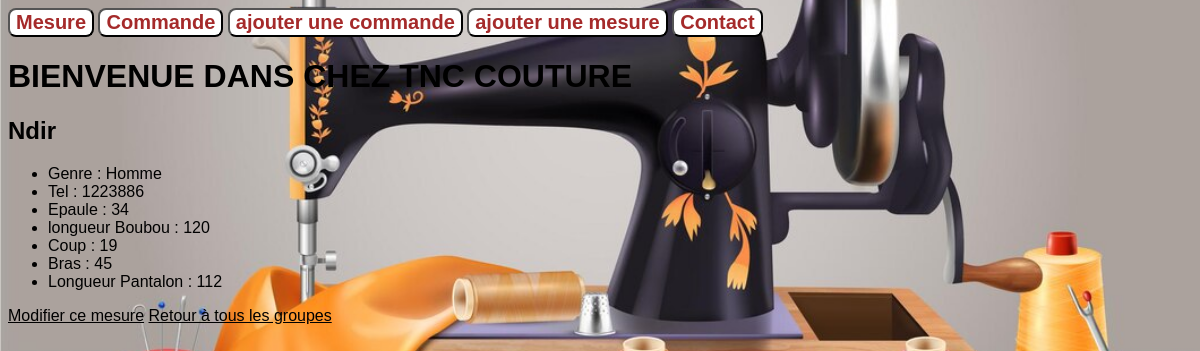
Screenshot of /mesure_detail/1/ with the database file from the repository.
### TNC/models.py (models this page shows, shortened)
class Mesure(models.Model):
    class Genre(models.TextChoices):
        Homme = "H"
        Femme = "F"
    nom = models.fields.CharField(max_length = 50)
    prenom = models.fields.CharField(max_length = 50)
    tel = models.fields.IntegerField()
    genre = models.fields.CharField(choices = Genre.choices, max_length = 5)
    year = models.fields.IntegerField(
        validators = [MinValueValidator(1900),MaxValueValidator(2021)])
    page_officielle = models.fields.URLField(null = True, blank = True)
    active = models.fields.BooleanField(default = True)
    epaule = models.fields.IntegerField()
    longueur_bb= models.fields.IntegerField()
    coup = models.fields.IntegerField()
    bras = models.fields.IntegerField()
    longueur_pt = models.fields.IntegerField()

### TNC/views.py (the view)
# urls.py: path('mesure_detail/<int:id>/', views.mesure_detail, name="mesure-detail"),
def mesure_detail(request, id):  # notez le paramètre id supplémentaire
    mesures = Mesure.objects.get(id=id)
    return render(request,
                    'TNC/mesure_detail.html',
                    {'mesures':mesures})

### TNC/templates/TNC/mesure_detail.html (shortened to what this page needs)
{% extends 'TNC/base.html' %}
{% block contenu %}
<h2>{{ mesures.nom }}</h2>
<ul>
    <li>Genre : {{ mesures.get_genre_display }}</li>
    <li>Tel : {{ mesures.tel }}</li>
    <li>Epaule : {{ mesures.epaule }}</li>
    <li>longueur Boubou : {{ mesures.longueur_bb }}</li>
    <li>Coup : {{ mesures.coup }}</li>
    <li>Bras : {{ mesures.bras }}</li>
    <li>Longueur Pantalon : {{ mesures.longueur_pt }}</li>
</ul>
<a href="{% url 'mesure-update' mesures.id %}">Modifier ce mesure</a>
<a href="{% url 'mesure-liste' %}">Retour à tous les groupes</a>
{% endblock %}

### TNC/static/TNC/style.css (style rules this page uses)
body { background: url('imgBack.jpg') no-repeat center center fixed; -webkit-background-size: cover; -moz-background-size: cover; -o-background-size: cover; background-size: cover; font-family: Arial, Helvetica, sans-serif; background-attachment: scroll; }
a { color: black; }

### rows the page displays
Mesure: nom "Ndir", genre "Homme", tel "1223886", epaule "34", longueur_bb "120", coup "19", bras "45", longueur_pt "112"
